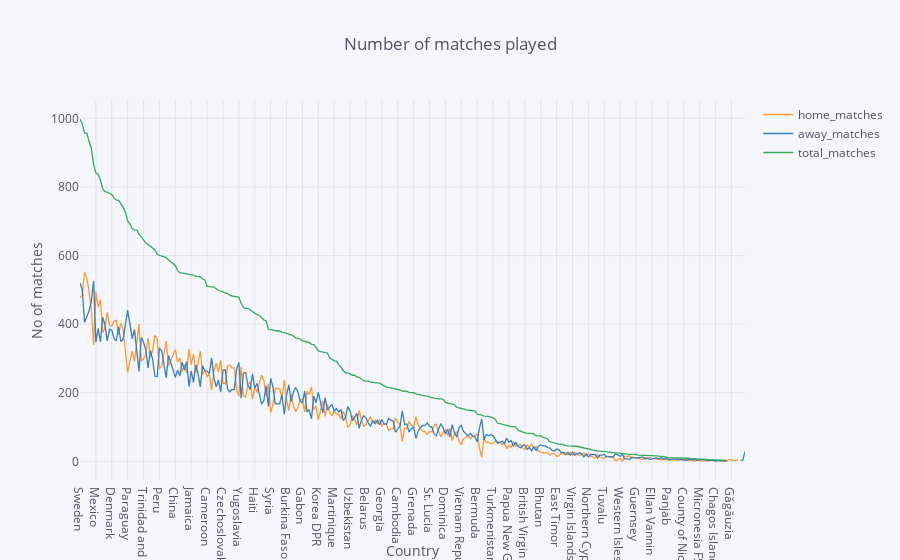

Source (notebook cell):
### Code cell
team_matches_sort.iplot(kind='scatter',title='Number of matches played', xTitle='Country', yTitle='No of matches',theme='pearl')

### Figure 1 — Plotly figure (JSON) as saved in the notebook; plotly's stock layout.template omitted (floating-point values rounded to 4 significant figures; data arrays with more than 128 entries replaced by an {"elided": "..."} marker saying what was removed)
{"data": [{"line": {"color": "rgba(255, 153, 51, 1.0)", "dash": "solid", "shape": "linear", "width": 1.3}, "mode": "lines", "name": "home_matches", "text": "", "type": "scatter", "uid": "cec5ce79-3663-44f4-bf4a-8cb7b98ca12c", "x": {"elided": "294 str values"}, "y": {"elided": "294 mixed values"}}, {"line": {"color": "rgba(55, 128, 191, 1.0)", "dash": "solid", "shape": "linear", "width": 1.3}, "mode": "lines", "name": "away_matches", "text": "", "type": "scatter", "uid": "df41fa7e-145b-473e-81b6-211eab7fe6a7", "x": {"elided": "294 str values"}, "y": {"elided": "294 mixed values"}}, {"line": {"color": "rgba(50, 171, 96, 1.0)", "dash": "solid", "shape": "linear", "width": 1.3}, "mode": "lines", "name": "total_matches", "text": "", "type": "scatter", "uid": "78027dcf-df60-4496-aa89-caa9d7ee233e", "x": {"elided": "294 str values"}, "y": {"elided": "294 mixed values"}}], "layout": {"legend": {"bgcolor": "#F5F6F9", "font": {"color": "#4D5663"}}, "paper_bgcolor": "#F5F6F9", "plot_bgcolor": "#F5F6F9", "title": {"font": {"color": "#4D5663"}, "text": "Number of matches played"}, "xaxis": {"gridcolor": "#E1E5ED", "showgrid": true, "tickfont": {"color": "#4D5663"}, "title": {"font": {"color": "#4D5663"}, "text": "Country"}, "zerolinecolor": "#E1E5ED"}, "yaxis": {"gridcolor": "#E1E5ED", "showgrid": true, "tickfont": {"color": "#4D5663"}, "title": {"font": {"color": "#4D5663"}, "text": "No of matches"}, "zerolinecolor": "#E1E5ED"}}}
